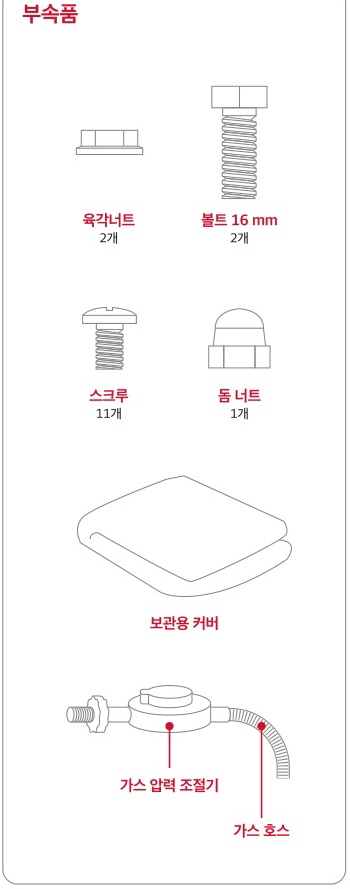
#> input picture data/caption_images/SAH001/page_004_figure_009.png, 350 x 889 px
$ python -i image_filter_for_caption.py   (imports and definitions only)
#> lines starting #> are read from the running program, lines starting #| are printed output that depends on the picture; after the words box and inside, x2 and y2 are one past the last pixel; in counts of white or black regions, pixels touching at a corner belong together
#> further down, picture is the input picture: shape (889, 350, 3); mean B, G, R 249.9, 249.6, 250.9
# ============================================================
#  File: module/rag_pipeline/image_filter_for_caption.py
# ============================================================
# [모듈 개요]
#   - upstage_batch_loader.py 가 생성한 figure PNG + 메타데이터를
#     OpenCV 기반의 간단한 규칙으로 분석하여,
#       1) QR 코드
#       2) 너무 작은 픽토그램/아이콘
#       3) 폐가전 제품 배출 안내 등, 가로로 긴 절차 배너(인포그래픽)
#     를 제외하고, 나머지 이미지는 모두 캡션 대상으로 남긴다.
#
#   - Backend 기준 입력/출력 경로:
#       입력:
#         • data/figures/<doc_id>/<doc_id>_figures.json
#         • data/figures/<doc_id>/page_XXX_figure_YYY.png
#
#       출력:
#         • data/figures/<doc_id>/<doc_id>_figures_filtered.json
#         • data/caption_images/<doc_id>/page_XXX_figure_YYY.png
#
#   - 이후 이미지 캡셔닝 스크립트(예: image_captioner_gemini.py 등)에서
#       "keep_for_caption == true" 인 항목만 골라
#     Gemini 등에 넘기도록 설계한다.
#
#   - 추가 기능:
#       • 캡셔닝에 실제로 사용할 이미지 PNG만 별도 디렉터리에 모은다.
#           - data/caption_images/<doc_id>/page_XXX_figure_YYY.png
#       • 필터링 JSON에 "caption_file" 필드를 추가해,
#         캡셔닝용 복사본 이미지 경로를 명시한다.
#
# [필터링 규칙(이번 버전)]
#   - upstage_batch_loader.py에서 추가한 bbox_norm / bbox_center_norm 필드는
#     이 스크립트에서 변경하지 않고 그대로 통과시키며,
#     이후 image_captioner_gemini.py에서 텍스트-그림 매칭에 사용된다.
#
#   - qr_code / qr_code_heuristic:
#       · 1차: OpenCV QRCodeDetector.detectAndDecode 에서 데이터 검출 시
#         → keep_for_caption = False, category = "qr_code"
#       · 2차: Detector가 실패하더라도, 다음 조건을 모두 만족하면
#              QR 코드로 간주(휴리스틱):
#              - 거의 정사각형(0.85 ≤ aspect_ratio ≤ 1.15)
#              - 크기: 80px ≤ min(width, height) ≤ 300px
#              - edge_ratio ≥ 0.15
#              - table_line_ratio ≥ 0.20
#              - ink_ratio ≥ 0.30
#         → keep_for_caption = False, category = "qr_code_heuristic"
#
#   - small_icon:
#       · max(width, height) <= SMALL_ICON_MAX_DIM (기본 96px)
#         또는 width*height <= SMALL_ICON_MAX_AREA (기본 96*96)
#       · keep_for_caption = False, category = "small_icon"
#
#   - procedure_banner:
#       · 폐가전 제품 배출 절차처럼 가로로 긴 인포그래픽/배너를 제거
#       · 조건:
#           aspect_ratio >= 4.0
#           ink_ratio <= 0.20
#           table_line_ratio >= 0.03
#       · keep_for_caption = False, category = "procedure_banner"
#
#   - photo_or_diagram (및 기타):
#       · 위 조건들에 모두 해당하지 않는 모든 이미지
#       · keep_for_caption = True, category = "photo_or_diagram"
#
#   ※ table/text 관련 metric(ink_ratio, table_line_ratio 등)은
#      일부는 휴리스틱 분류(QR/배너)에 사용하고,
#      나머지는 "참고용/디버깅용" 메트릭으로 JSON에 기록한다.
#
# [Backend 내 디렉터리 규칙]
#   - PROJECT_ROOT : Full/Backend (이 파일 기준으로 두 단계 위 폴더)
#   - FIGURES_ROOT_DIR      : PROJECT_ROOT / "data" / "figures"
#   - CAPTION_IMAGES_ROOT_DIR: PROJECT_ROOT / "data" / "caption_images"
#
# [사용 예] (Full/Backend 폴더에서 실행한다고 가정)
#   - 모든 문서에 대해 필터링:
#       (.venv) > python -m module.rag_pipeline.image_filter_for_caption
#
#   - 특정 문서만 필터링 (예: SIF-20FLY):
#       (.venv) > python -m module.rag_pipeline.image_filter_for_caption --doc-id SIF-20FLY
#
#   - 기존 *_figures_filtered.json 덮어쓰기:
#       (.venv) > python -m module.rag_pipeline.image_filter_for_caption --force
# ============================================================

from __future__ import annotations

import argparse
import json
import logging
import shutil
from pathlib import Path
from typing import Any, Dict, List, Optional, Tuple

import cv2
import numpy as np

# ----------------------------- 경로/상수 정의 -----------------------------

# 이 파일(module/rag_pipeline/image_filter_for_caption.py)을 기준으로 Backend 루트 계산
#   .../Full/Backend/module/rag_pipeline/image_filter_for_caption.py
#   parents[0] = .../module/rag_pipeline
#   parents[1] = .../module
#   parents[2] = .../Backend   ← 여기까지를 PROJECT_ROOT로 사용
PROJECT_ROOT: Path = Path(__file__).resolve().parents[2]

# figures 메타 및 PNG가 있는 디렉터리 (upstage_batch_loader.py 산출물)
#   - data/figures/<doc_id>/<doc_id>_figures.json
#   - data/figures/<doc_id>/page_XXX_figure_YYY.png
FIGURES_ROOT_DIR: Path = PROJECT_ROOT / "data" / "figures"

# 캡셔닝에 사용할 이미지만 모아둘 디렉터리 루트
#   - data/caption_images/<doc_id>/page_XXX_figure_YYY.png
CAPTION_IMAGES_ROOT_DIR: Path = PROJECT_ROOT / "data" / "caption_images"

# ----------------------------- 필터링 설정 상수 -----------------------------

# (1) 작은 아이콘/픽토그램 판정 기준
SMALL_ICON_MAX_DIM: int = 96             # 가로/세로 중 더 큰 값이 이 이하이면 "작다"
SMALL_ICON_MAX_AREA: int = 96 * 96       # 전체 픽셀 수가 이 이하이면 "작다"

# (2) 텍스트/표 metric을 위한 잉크(어두운 픽셀) 기준
#  - 잉크 비율(ink_ratio) 계산에 사용
INK_INTENSITY_THRESHOLD: int = 190       # 0~255; 이 값보다 어두우면 "잉크"로 간주

# (3) 절차 배너(폐가전 배출 안내 등) 필터 기준
PROCEDURE_BANNER_MIN_ASPECT: float = 4.0     # 매우 가로로 긴 경우만
PROCEDURE_BANNER_MAX_INK: float = 0.20      # 아이콘/선 위주로 잉크가 적음
PROCEDURE_BANNER_MIN_TABLE_LINE: float = 0.03

# (4) QR 코드 탐지 여부(Detector + 휴리스틱 모두 사용)
ENABLE_QR_DETECTION: bool = True

# QR 휴리스틱 기준값
QR_SIZE_MIN: float = 80.0                  # 너무 작은 건 small_icon 규칙에 걸림
QR_SIZE_MAX: float = 300.0                 # 일반 설명서 내 QR 코드 상한
QR_SQUARE_ASPECT_TOL: float = 0.15         # aspect_ratio 가 1.0에서 ±15% 이내
QR_MIN_EDGE_RATIO: float = 0.15
QR_MIN_TABLE_LINE_RATIO: float = 0.20
QR_MIN_INK_RATIO: float = 0.30

# (5) 디버그용: 각 문서마다 처음 N개 이미지의 메트릭을 로그로 남길지 여부
DEBUG_SAMPLES_PER_DOC: int = 5

# QR 코드 검출기 (모듈 전역에서 1번만 생성)
_QR_DETECTOR = cv2.QRCodeDetector() if ENABLE_QR_DETECTION else None


# ----------------------------- 로깅 설정 함수 -----------------------------


# [53 lines left out: functions configure_logging, _load_image_bgr, _detect_qr_code, not called in this run]


def _compute_basic_metrics(image_bgr: np.ndarray) -> Dict[str, float]:
    """
    이미지의 기본적인 통계/특징값을 계산한다.

    계산 항목:
        - width, height, aspect_ratio
        - ink_ratio       : 어두운 픽셀(잉크) 비율
        - edge_ratio      : Canny 엣지 픽셀 비율
        - table_line_ratio: 수평/수직 라인 비율 (테이블/격자 유사성)

    일부 값은 휴리스틱 분류(QR/배너)에 직접 사용되고,
    나머지는 디버깅/튜닝용으로만 사용된다.
    """
    height, width = image_bgr.shape[:2]
#> height = 889; width = 350
    total_pixels = float(width * height) if width > 0 and height > 0 else 1.0
#> total_pixels = 311150
    aspect_ratio = float(width) / float(height) if height > 0 else 1.0
#> aspect_ratio = 0.394

    gray = cv2.cvtColor(image_bgr, cv2.COLOR_BGR2GRAY)

    # --- 잉크 비율(ink_ratio) 계산 ---
    ink_mask = gray < INK_INTENSITY_THRESHOLD
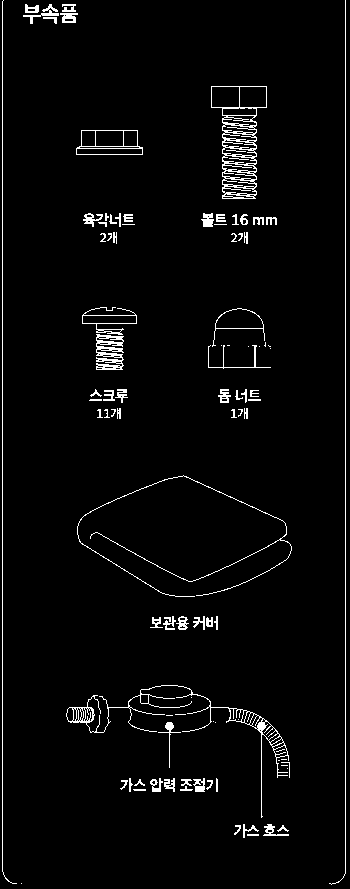
#> ink_mask: shape (889, 350) bool; 3.3% white in thin lines or dots
    ink_pixels = float(np.count_nonzero(ink_mask))
#> ink_pixels = 10331
    ink_ratio = ink_pixels / total_pixels
#> ink_ratio = 0.0332

    # --- 엣지 비율(edge_ratio) 계산 ---
    edges = cv2.Canny(gray, 100, 200)
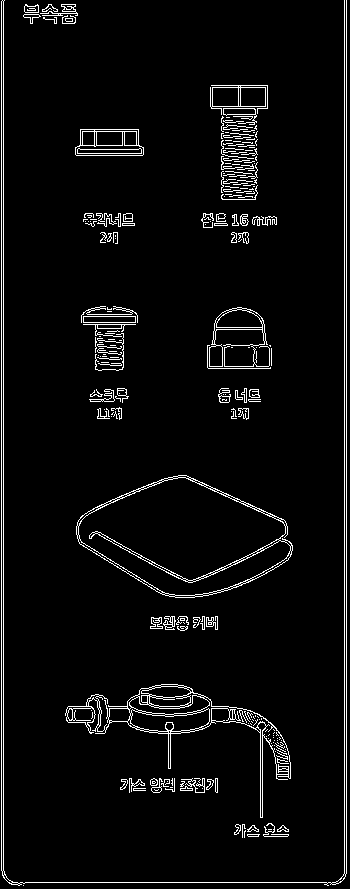
#> edges: shape (889, 350); 4.5% white in thin lines or dots
    edge_pixels = float(cv2.countNonZero(edges))
#> edge_pixels = 13890
    edge_ratio = edge_pixels / total_pixels
#> edge_ratio = 0.0446

    # --- 테이블 유사성: 수평/수직 라인 비율(table_line_ratio) ---
    _, bw = cv2.threshold(
        gray, 0, 255, cv2.THRESH_BINARY_INV + cv2.THRESH_OTSU
    )
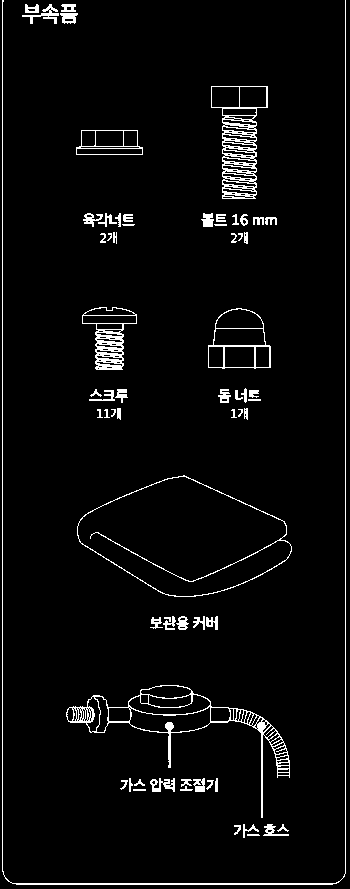
#> bw: shape (889, 350); 4% white in thin lines or dots

    horiz_size = max(10, width // 30)
#> horiz_size = 11
    horiz_kernel = cv2.getStructuringElement(
        cv2.MORPH_RECT, (horiz_size, 1)
    )
    horizontal = cv2.erode(bw, horiz_kernel)
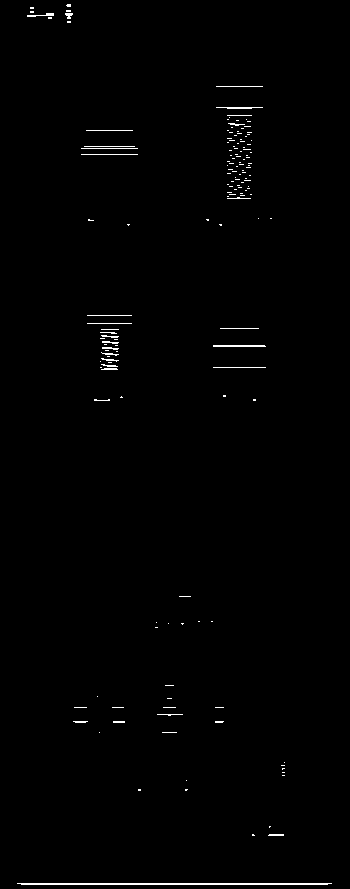
#> horizontal: shape (889, 350); 0.74% white in thin lines or dots, all inside (x1, y1, x2, y2) = (17, 4, 332, 885)
    horizontal = cv2.dilate(horizontal, horiz_kernel)
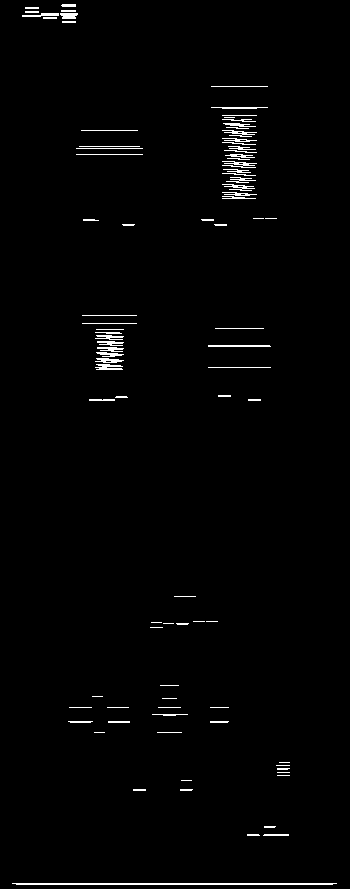
#> horizontal: shape (889, 350); 1.4% white in thin lines or dots

    vert_size = max(10, height // 30)
#> vert_size = 29
    vert_kernel = cv2.getStructuringElement(
        cv2.MORPH_RECT, (1, vert_size)
    )
#> vert_kernel = 29 values from 1 to 1
    vertical = cv2.erode(bw, vert_kernel)
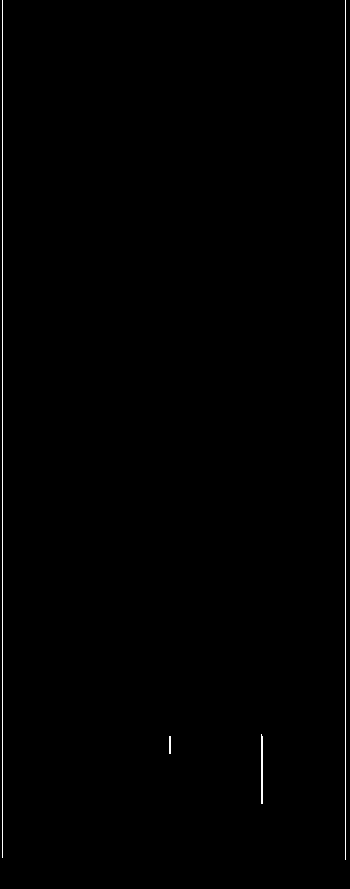
#> vertical: shape (889, 350); 0.61% white in thin lines or dots
    vertical = cv2.dilate(vertical, vert_kernel)
#> vertical: shape (889, 350); 0.65% white in thin lines or dots

    lines = cv2.bitwise_or(horizontal, vertical)
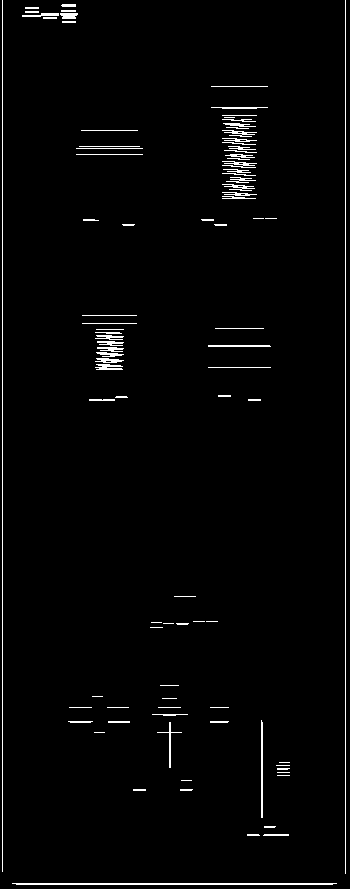
#> lines: shape (889, 350); 2.1% white in thin lines or dots
    line_pixels = float(cv2.countNonZero(lines))
#> line_pixels = 6472
    table_line_ratio = line_pixels / total_pixels
#> table_line_ratio = 0.0208

    return {
        "width": float(width),
        "height": float(height),
        "aspect_ratio": float(aspect_ratio),
        "ink_ratio": float(ink_ratio),
        "edge_ratio": float(edge_ratio),
        "table_line_ratio": float(table_line_ratio),
    }


# [405 lines left out: functions _is_small_icon, _is_qr_like_pattern, _is_procedure_banner, classify_figure_image, _find_target_doc_ids, process_one_document and 1 more, not called in this run]


# [2 lines not run here, left out]

>>> import cv2
>>> picture = cv2.imread('../../../../data/caption_images/SAH001/page_004_figure_009.png')
>>> result = _compute_basic_metrics(picture)
#> result = {'width': 350, 'height': 889, 'aspect_ratio': 0.394, 'ink_ratio': 0.0332, 'edge_ratio': 0.0446, 'table_line_ratio': 0.0208}

$ run again, on data/caption_images/SDH-CH30EMT/page_004_figure_009.png
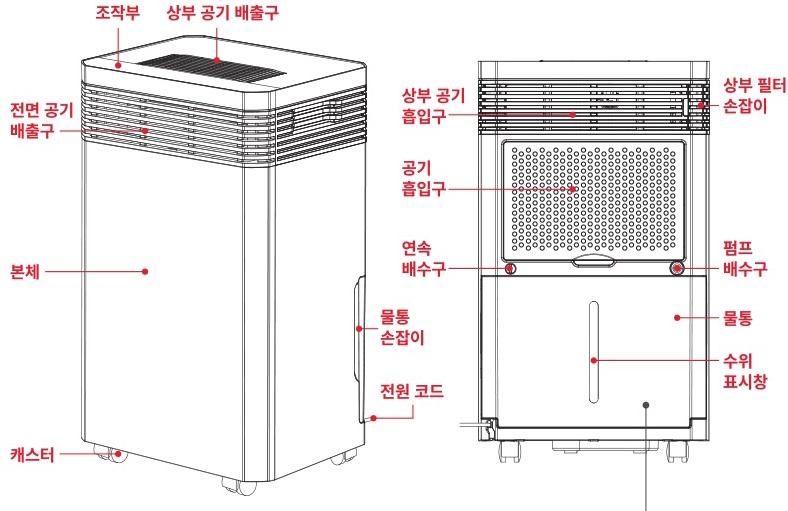
#> input picture data/caption_images/SDH-CH30EMT/page_004_figure_009.png, 788 x 511 px
#> picture is the input picture: shape (511, 788, 3); mean B, G, R 234.8, 234.4, 237.4
#> in _compute_basic_metrics, `ink_mask = gray < INK_INTENSITY_THRESHOLD`:
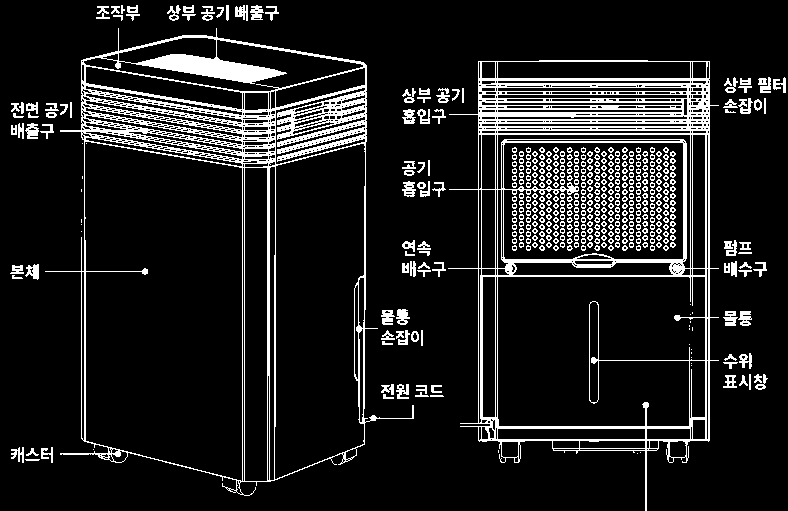
#> ink_mask: shape (511, 788) bool; 12.2% white in thin lines or dots
#> ink_pixels = 48961
#> ink_ratio = 0.122
#> edges: shape (511, 788); 10.3% white in thin lines or dots
#> edge_pixels = 41664
#> edge_ratio = 0.103
#> bw: shape (511, 788); 11.5% white in thin lines or dots
#> in _compute_basic_metrics, `lines = cv2.bitwise_or(horizontal, vertical)`:
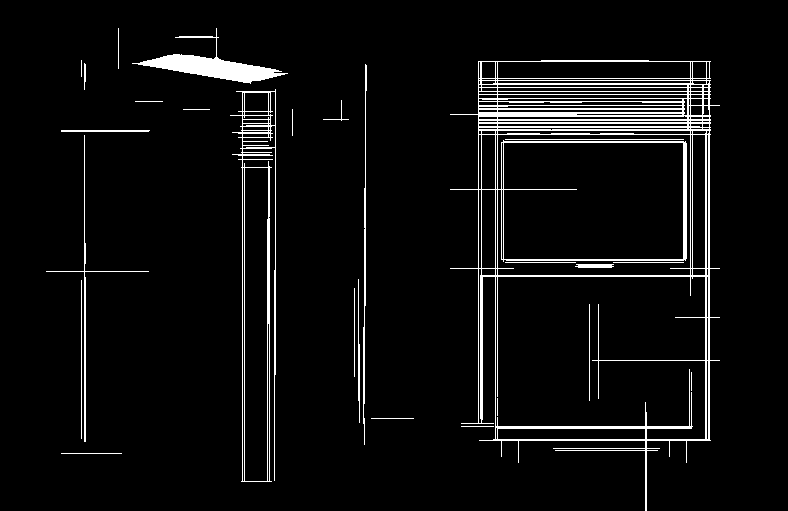
#> lines: shape (511, 788); 5.4% white in thin lines or dots, all inside (x1, y1, x2, y2) = (46, 28, 720, 511)
#> line_pixels = 21580
#> table_line_ratio = 0.0536
#> result = {'width': 788, 'height': 511, 'aspect_ratio': 1.54, 'ink_ratio': 0.122, 'edge_ratio': 0.103, 'table_line_ratio': 0.0536}

$ run again, on data/caption_images/SDH-CH30EMT/page_005_figure_012.png
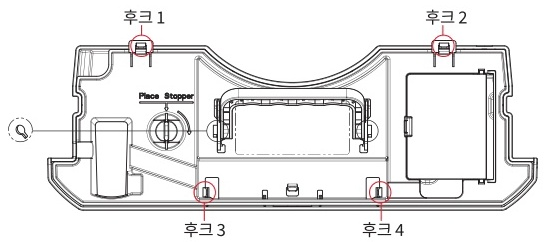
#> input picture data/caption_images/SDH-CH30EMT/page_005_figure_012.png, 549 x 242 px
#> picture is the input picture: shape (242, 549, 3); mean B, G, R 234.5, 234.3, 234.9
#> ink_mask: shape (242, 549) bool; 13.5% white in thin lines or dots
#> ink_pixels = 17887
#> ink_ratio = 0.135
#> edges: shape (242, 549); 11.9% white in thin lines or dots
#> edge_pixels = 15770
#> edge_ratio = 0.119
#> bw: shape (242, 549); 13.2% white in thin lines or dots
#> in _compute_basic_metrics, `lines = cv2.bitwise_or(horizontal, vertical)`:
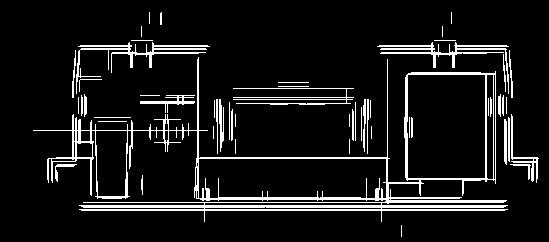
#> lines: shape (242, 549); 9.2% white in thin lines or dots, all inside (x1, y1, x2, y2) = (33, 12, 539, 237)
#> line_pixels = 12219
#> table_line_ratio = 0.092
#> result = {'width': 549, 'height': 242, 'aspect_ratio': 2.27, 'ink_ratio': 0.135, 'edge_ratio': 0.119, 'table_line_ratio': 0.092}
